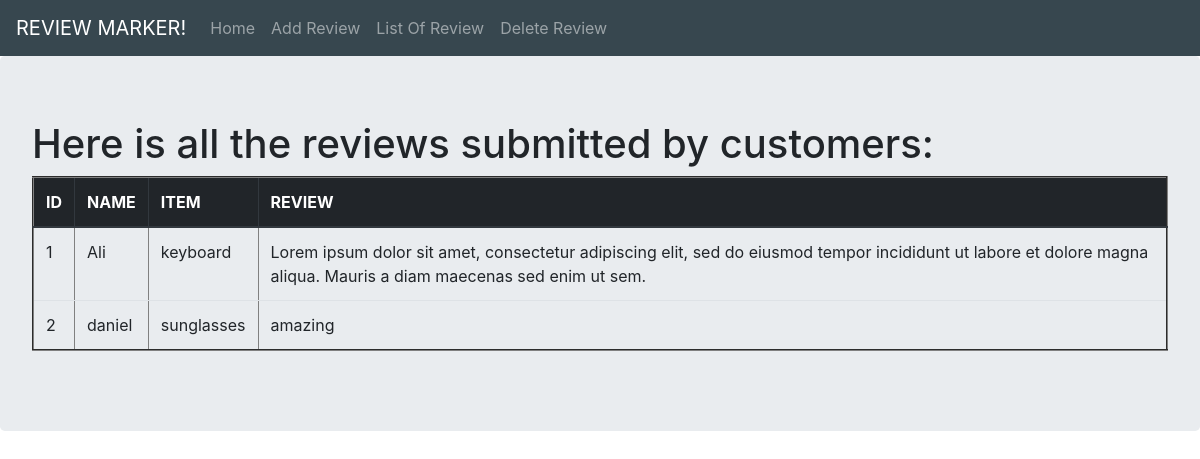
Page /list on the committed database.
### app.py (models this page shows, shortened)
class Market(db.Model):
    __tablename__ = 'items'
    id = db.Column(db.Integer,primary_key = True)
    name = db.Column(db.Text, nullable=False)
    item = db.Column(db.Text, nullable=False)
    review = db.Column(db.Text, nullable=False)

### app.py (the view)
@app.route('/list')
def list_item():
    data = Market.query.all()
    a=list(data)
    return render_template('list.html',a=a)

### templates/list.html
{% extends "base.html" %}
{% block content %}
<div class="jumbotron">
  <h1 class="cus">Here is all the reviews submitted by customers:</h1>
  <table border = 2 class = "table table-hover">
    <thead class="thead-dark">
  <tr>
    <th scope="col">ID</th>
    <th scope="col">NAME</th>
    <th scope="col">ITEM</th>
    <th scope="col">REVIEW</th>
  </tr>
</thead>
         {% for x in a %}
            <tr>
               <td> {{x.id}}</td>
               <td> {{x.name }} </td>
               <td> {{x.item }} </td>
               <td> {{x.review }} </td
            </tr>
         {% endfor %}
      </table>
</div>
{% endblock %}

### templates/base.html (shortened to what this page needs)
<!DOCTYPE html>
<html lang="en" dir="ltr">
  <head>
    <link rel="stylesheet" href="{{ url_for('static', filename='style.css') }}">
    <link rel="stylesheet" href="https://maxcdn.bootstrapcdn.com/bootstrap/4.0.0/css/bootstrap.min.css">
  </head>
  <body>
    <nav class="navbar navbar-expand-lg navbar-dark exx" style="background-color: #37474F ;">
      <a class="navbar-brand" href="{{ url_for('index') }}">REVIEW MARKER!</a>
      <div class="collapse navbar-collapse" id="navbarNavAltMarkup">
        <div class="navbar-nav">
          <a class="nav-item nav-link" href="{{ url_for('index') }}">Home <span class="sr-only">(current)</span></a>
          <a class="nav-item nav-link" href="{{ url_for('add_item') }}">Add Review</a>
          <a class="nav-item nav-link" href="{{ url_for('list_item') }}">List Of Review</a>
          <a class="nav-item nav-link" href="{{ url_for('del_item') }}">Delete Review</a>
        </div>
      </div>
    </nav>
    {% block content %}
    {% endblock %}
  </body>
</html>

### rows in the picture
Market: id "1", name "Ali", item "keyboard", review "Lorem ipsum dolor sit amet, consectetur adipiscing elit, sed do eiusmod tempor incididunt ut labore et dolore magna aliqua. Mauris a diam maecenas sed enim ut sem."
Market: id "2", name "daniel", item "sunglasses", review "amazing"
